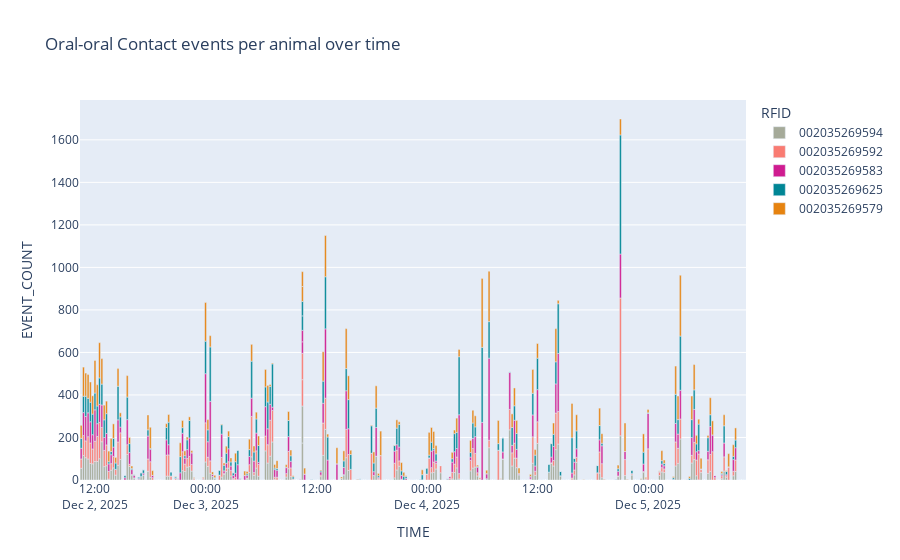

The notebook cell saved with this chart:
### Code cell
px.bar(
    df_event,
    x="TIME",
    y="EVENT_COUNT",
    color="RFID",
    title="Oral-oral Contact events per animal over time",
    color_discrete_sequence=COLORS["discrete"]
).show()

### Figure 1 — Plotly figure (JSON) as saved in the notebook; plotly's stock layout.template omitted (floating-point values rounded to 4 significant figures; data arrays with more than 128 entries replaced by an {"elided": "..."} marker saying what was removed)
{"data": [{"hovertemplate": "RFID=002035269594<br>TIME=%{x}<br>EVENT_COUNT=%{y}<extra></extra>", "legendgroup": "002035269594", "marker": {"color": "rgb(165, 170, 153)", "pattern": {"shape": ""}}, "name": "002035269594", "orientation": "v", "showlegend": true, "textposition": "auto", "type": "bar", "x": {"elided": "291 str values"}, "xaxis": "x", "y": {"elided": "291 int values"}, "yaxis": "y"}, {"hovertemplate": "RFID=002035269592<br>TIME=%{x}<br>EVENT_COUNT=%{y}<extra></extra>", "legendgroup": "002035269592", "marker": {"color": "rgb(249, 123, 114)", "pattern": {"shape": ""}}, "name": "002035269592", "orientation": "v", "showlegend": true, "textposition": "auto", "type": "bar", "x": {"elided": "291 str values"}, "xaxis": "x", "y": {"elided": "291 int values"}, "yaxis": "y"}, {"hovertemplate": "RFID=002035269583<br>TIME=%{x}<br>EVENT_COUNT=%{y}<extra></extra>", "legendgroup": "002035269583", "marker": {"color": "rgb(207, 28, 144)", "pattern": {"shape": ""}}, "name": "002035269583", "orientation": "v", "showlegend": true, "textposition": "auto", "type": "bar", "x": {"elided": "291 str values"}, "xaxis": "x", "y": {"elided": "291 int values"}, "yaxis": "y"}, {"hovertemplate": "RFID=002035269625<br>TIME=%{x}<br>EVENT_COUNT=%{y}<extra></extra>", "legendgroup": "002035269625", "marker": {"color": "rgb(0, 134, 149)", "pattern": {"shape": ""}}, "name": "002035269625", "orientation": "v", "showlegend": true, "textposition": "auto", "type": "bar", "x": {"elided": "291 str values"}, "xaxis": "x", "y": {"elided": "291 int values"}, "yaxis": "y"}, {"hovertemplate": "RFID=002035269579<br>TIME=%{x}<br>EVENT_COUNT=%{y}<extra></extra>", "legendgroup": "002035269579", "marker": {"color": "rgb(230, 131, 16)", "pattern": {"shape": ""}}, "name": "002035269579", "orientation": "v", "showlegend": true, "textposition": "auto", "type": "bar", "x": {"elided": "291 str values"}, "xaxis": "x", "y": {"elided": "291 int values"}, "yaxis": "y"}], "layout": {"barmode": "relative", "legend": {"title": {"text": "RFID"}, "tracegroupgap": 0}, "title": {"text": "Oral-oral Contact events per animal over time"}, "xaxis": {"anchor": "y", "domain": [0, 1], "title": {"text": "TIME"}}, "yaxis": {"anchor": "x", "domain": [0, 1], "title": {"text": "EVENT_COUNT"}}}}
